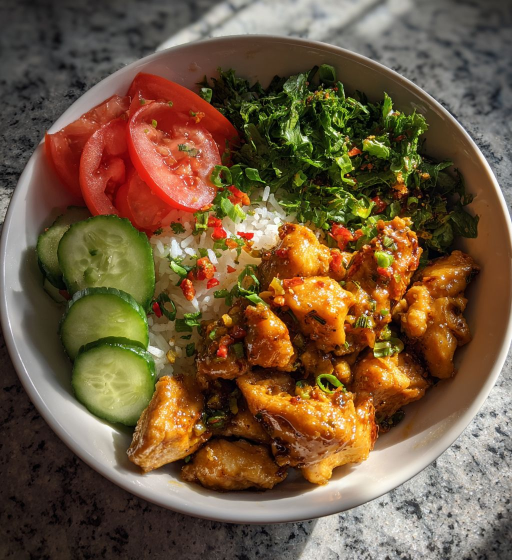
#> input picture content-automation-system/assets/img/bang-bang-chicken-bowl-healthy.jpg, 1024 x 1120 px (shown at 1/2 size); its folder holds only this picture in this run
$ python -i midjourney_client.py   (imports and definitions only)
#> lines starting #> are read from the running program, lines starting #| are printed output that depends on the picture
#> further down, picture is the input picture: PIL image 1024x1120 RGB; mean R, G, B 113.8, 89.2, 62.1
"""
Midjourney image generation via ttapi.io.

Full flow:
    1. POST /midjourney/v1/imagine          → submit prompt, get jobId
    2. GET  /midjourney/v1/fetch?jobId=...  → poll until progress == "100"
    3. POST /midjourney/v1/action           → upscale U1, get new jobId
    4. GET  /midjourney/v1/fetch?jobId=...  → poll upscale until done
    5. Return final image URL
"""

import os
import re
import time
import asyncio
import requests
from io import BytesIO
from pathlib import Path
from concurrent.futures import ThreadPoolExecutor, as_completed

from PIL import Image, ImageChops, ImageFilter, ImageOps, ImageStat

# [5 lines not run here, left out]

TTAPI_BASE    = os.getenv("TTAPI_BASE_URL", "https://hold.ttapi.io/midjourney/v1").rstrip("/")
TTAPI_HOLD_BASE = TTAPI_BASE.split("/midjourney/", 1)[0]
POLL_INTERVAL = 10    # seconds between polls
POLL_TIMEOUT  = 600   # 10 minutes max per step
_MODE_CACHE: tuple[str, float] | None = None
_LAST_ERROR: str | None = None

TTAPI_PROMPT_REPLACEMENTS = (
    (r"\bchicken\s+breast(s)?\b", "chicken fillet"),
    (r"\bturkey\s+breast(s)?\b", "turkey fillet"),
    (r"\bduck\s+breast(s)?\b", "duck fillet"),
    (r"\bbreast(s)?\b", "fillet"),
)


# ── Prompt builder ────────────────────────────────────────────────────

PROMPT_SYSTEM = """\
You are a food enthusiast, amateur photographer and an expert generative digital artist specializing in creating Midjourney prompts for single amateur photographic main plate dish images. When provided with a full recipe in any language, generate exactly one refined descriptive text prompt in English that meets the following criteria:

The prompt must depict a single vivid, enticing, and mouth-watering main plate dish in an amateur photorealistic homemade presentation in a normal kitchen setting style as though it were captured with an iPhone 15 Pro. Emphasize an amateur yet authentic vibe that showcases vibrant colors, intricate textures, and a juicy, mouthwatering appeal. The description should depict the dish presented in a simple home setting with natural lighting, captured as a close-up from a human eye-level side angle. The background should be real, clear, and uncluttered, with no extra ingredients or rustic elements. The prompt should start with

amateur photo with interesting details and texture from Reddit taken with iPhone 15 Pro that hooks users for a juicy, mouthwatering

then be immediately followed by the title of the recipe (translate it) write it in English regardless of the recipe's original language.

If the recipe indicates that the dish's interior is an important visual element—for example, if it is a layered cake, pie, stuffed dish, or any dish designed to be viewed with a cut-open or sliced presentation—incorporate a depiction of the visible interior. For recipes like cakes or pies, show a slice rather than the whole item to highlight appealing layers, textures, and fillings, ensuring that the cross-sectional details harmonize with the overall presentation. Also, ensure that any language with potentially sexual intent is replaced with neutral terms; for example, use "unveiling" instead of "revealing."

Ensure that the final output focuses solely on generating a single, clearly defined main dish image with moderate detail that creates a strong visual representation.

Ensure handling of interiors (using neutral terms like "showing," "displaying," or "featuring" if needed, but not "revealing")

provide the Midjourney prompt in English directly. Do not use double quotations.
Double-check that the word "revealing" is absent
-keep your writing style simple and concise
-use clear and straightforward language
-steer clear of cliches and metaphors
-at the end add this parameters --s 100 --v 7 --ar 10:11\
"""


# [45 lines left out: functions build_image_prompt, _headers, not called in this run]

def _masked_key() -> str:
    key = os.getenv("TTAPI_API_KEY", "")
    return f"{key[:8]}...{key[-4:]}" if len(key) > 12 else "(not set)"


# [171 lines left out: functions _active_mode, _sanitize_ttapi_prompt, _submit_imagine, _poll, not called in this run]


# ── URL extraction ────────────────────────────────────────────────────

IMAGE_URL_KEYS = {
    "cdnImage",
    "discordImage",
    "imageUrl",
    "imageURL",
    "image_url",
    "url",
    "proxy_url",
    "proxyUrl",
}


# [85 lines left out: functions _looks_like_image_url, _walk_image_urls, _extract_url, _masked_url, _download_probe_image, _seam_score, not called in this run]


def _image_quality_score(img: Image.Image) -> dict:
    probe = ImageOps.exif_transpose(img).convert("RGB").resize((360, 360), Image.Resampling.BICUBIC)
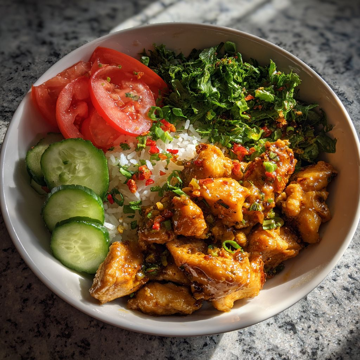
#> probe: PIL image 360x360 RGB; mean R, G, B 113.8, 89.2, 62.1
    stat = ImageStat.Stat(probe)
    brightness = sum(stat.mean) / 3
#> brightness = 88.36
    contrast = sum(stat.stddev) / 3
#> contrast = 60.78
    saturation = ImageStat.Stat(probe.convert("HSV")).mean[1]
#> saturation = 121.8
    sharpness = ImageStat.Stat(probe.convert("L").filter(ImageFilter.FIND_EDGES)).mean[0]
#> sharpness = 25.06
    brightness_penalty = abs(brightness - 145) * 0.25
#> brightness_penalty = 14.16
    score = saturation * 0.45 + contrast * 0.55 + sharpness * 1.8 - brightness_penalty
#> score = 119.2
    return {
        "score": round(score, 2),
        "brightness": round(brightness, 2),
        "contrast": round(contrast, 2),
        "saturation": round(saturation, 2),
        "sharpness": round(sharpness, 2),
    }


# [203 lines left out: functions _inspect_single_image, _select_single_images, _upscale, generate_midjourney_image, test_midjourney, not called in this run]


# [2 lines not run here, left out]

>>> from PIL import Image
>>> picture = Image.open('../assets/img/bang-bang-chicken-bowl-healthy.jpg')
>>> result = _image_quality_score(picture)
#> result = {'score': 119.2, 'brightness': 88.36, 'contrast': 60.78, 'saturation': 121.8, 'sharpness': 25.06}

$ run again, on content-automation-system/assets/img/bang-bang-chicken-bowl-jar-of-lemons.jpg
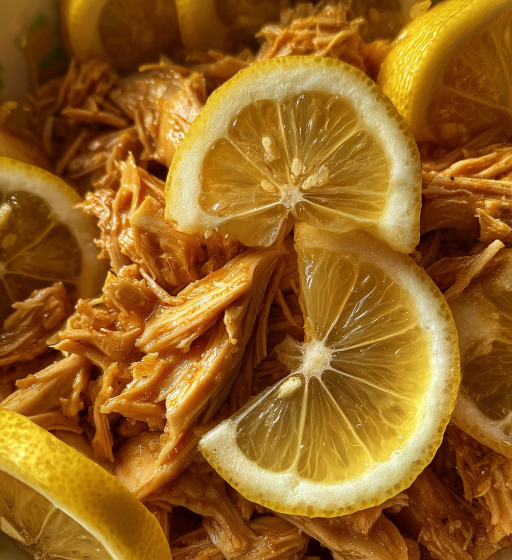
#> input picture content-automation-system/assets/img/bang-bang-chicken-bowl-jar-of-lemons.jpg, 1024 x 1120 px (shown at 1/2 size)
#> picture is the input picture: PIL image 1024x1120 RGB; mean R, G, B 148.2, 98.2, 31.9
#> in _image_quality_score, `probe = ImageOps.exif_transpose(img).convert("RGB").resize((360, 360),..`:
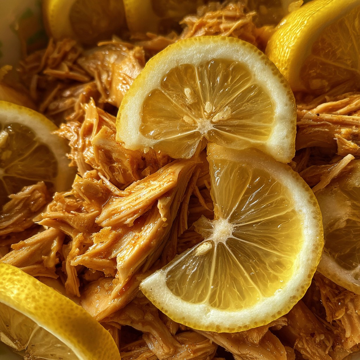
#> probe: PIL image 360x360 RGB; mean R, G, B 148.2, 98.2, 31.9
#> brightness = 92.76
#> contrast = 50.65
#> saturation = 211
#> sharpness = 21.1
#> brightness_penalty = 13.06
#> score = 147.7
#> result = {'score': 147.7, 'brightness': 92.76, 'contrast': 50.65, 'saturation': 211, 'sharpness': 21.1}

$ run again, on content-automation-system/assets/img/bang-bang-chicken-bowl-recipe.jpg
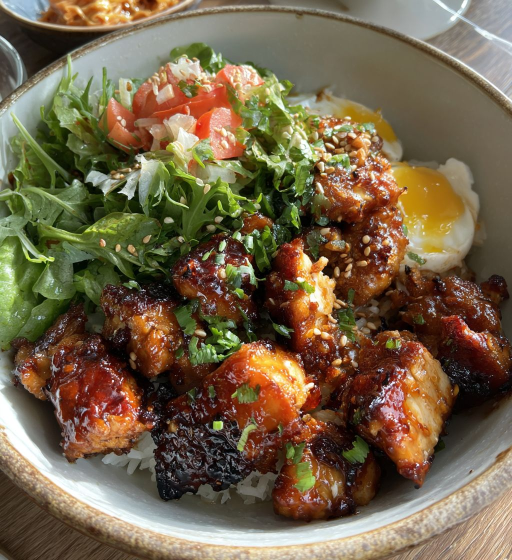
#> input picture content-automation-system/assets/img/bang-bang-chicken-bowl-recipe.jpg, 1024 x 1120 px (shown at 1/2 size)
#> picture is the input picture: PIL image 1024x1120 RGB; mean R, G, B 116.9, 99.5, 72.8
#> in _image_quality_score, `probe = ImageOps.exif_transpose(img).convert("RGB").resize((360, 360),..`:
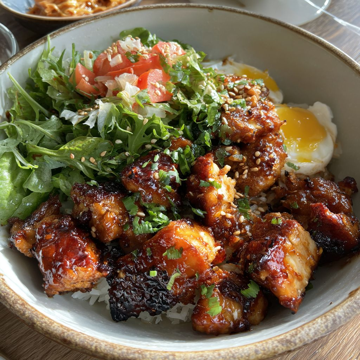
#> probe: PIL image 360x360 RGB; mean R, G, B 116.9, 99.5, 72.8
#> brightness = 96.39
#> contrast = 60.57
#> saturation = 117.4
#> sharpness = 29.85
#> brightness_penalty = 12.15
#> score = 127.7
#> result = {'score': 127.7, 'brightness': 96.39, 'contrast': 60.57, 'saturation': 117.4, 'sharpness': 29.85}

$ run again, on content-automation-system/assets/img/bang-bang-chicken-bowl-sauce.jpg
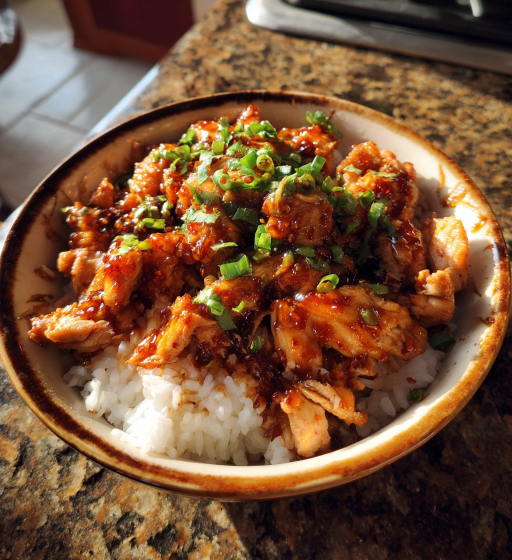
#> input picture content-automation-system/assets/img/bang-bang-chicken-bowl-sauce.jpg, 1024 x 1120 px (shown at 1/2 size)
#> picture is the input picture: PIL image 1024x1120 RGB; mean R, G, B 120.3, 83.3, 56
#> in _image_quality_score, `probe = ImageOps.exif_transpose(img).convert("RGB").resize((360, 360),..`:
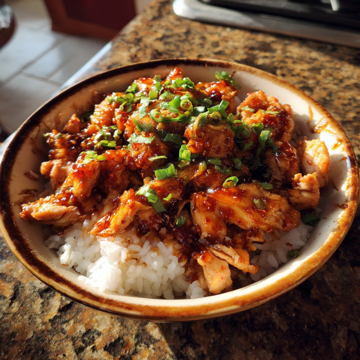
#> probe: PIL image 360x360 RGB; mean R, G, B 120.3, 83.3, 56
#> brightness = 86.54
#> contrast = 62.88
#> saturation = 145.3
#> sharpness = 22.9
#> brightness_penalty = 14.61
#> score = 126.6
#> result = {'score': 126.6, 'brightness': 86.54, 'contrast': 62.88, 'saturation': 145.3, 'sharpness': 22.9}
